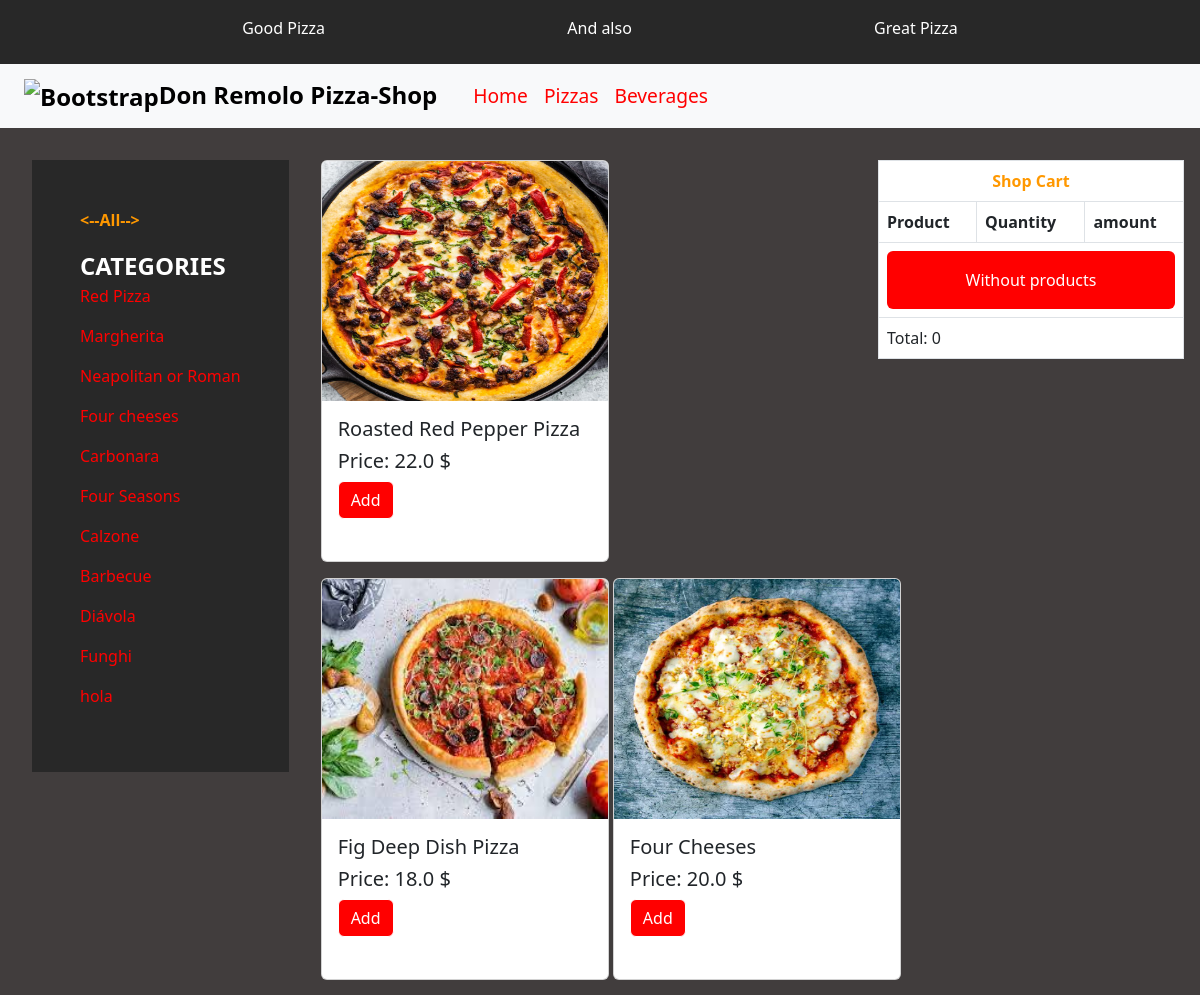
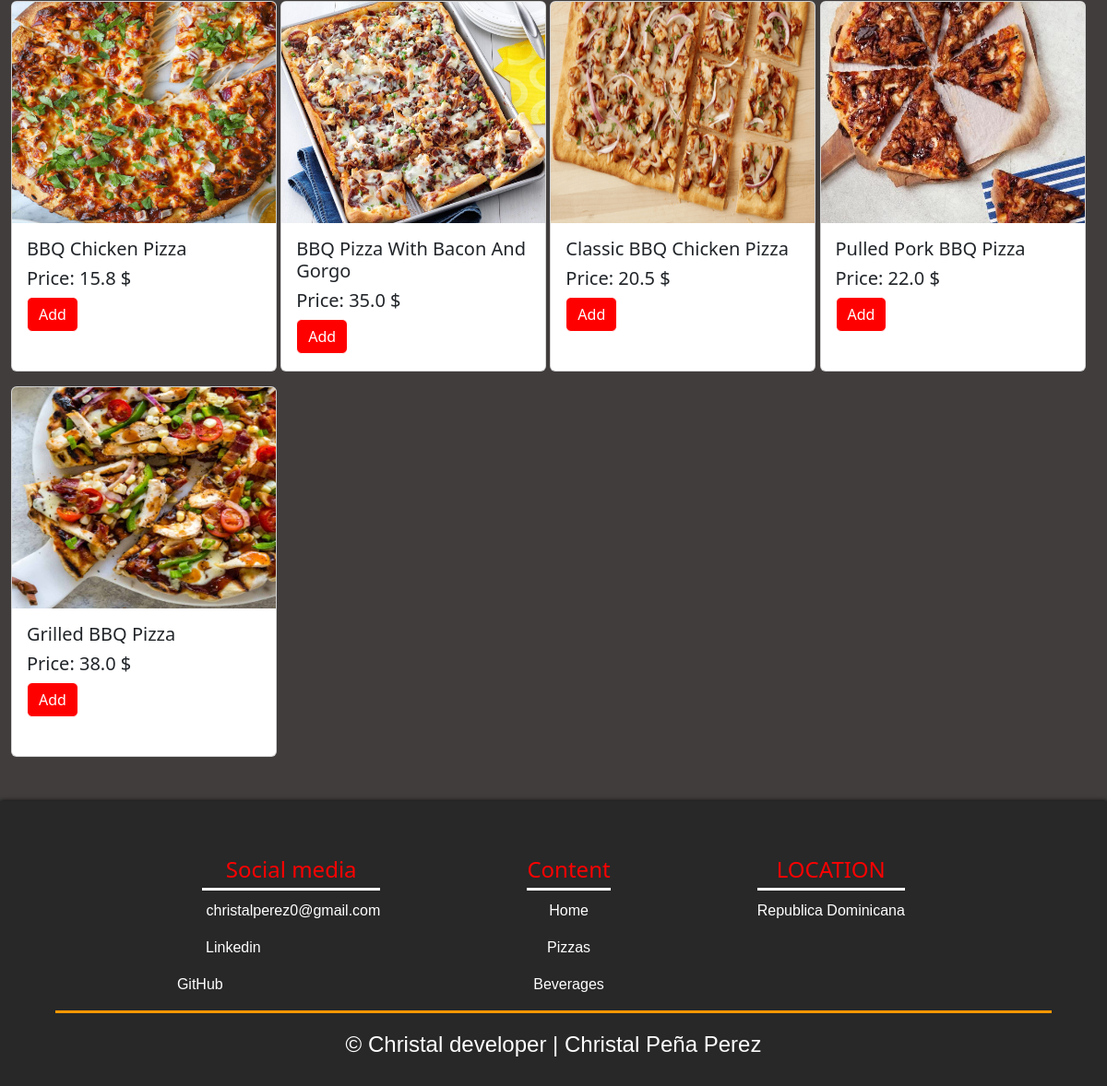
Page /pizzas/ on the committed database (2 pictures, top to bottom).
### PizzaApp/models.py (models this page shows, shortened)
class Category(models.Model):
    categories = models.CharField(max_length=30)
    created = models.DateTimeField(auto_now_add=True)
    updated = models.DateTimeField(auto_now_add=True)
    class Meta:
        verbose_name = 'Category'
        verbose_name_plural = 'Categories'

class Pizza(models.Model):
    name = models.CharField(max_length=30)
    category = models.ManyToManyField(Category)
    price = models.FloatField()
    image = models.ImageField(upload_to='PizzaImages')
    created = models.DateTimeField(auto_now_add=True)
    updated = models.DateTimeField(auto_now_add=True)
    class Meta:
        verbose_name = 'Pizza'
        verbose_name_plural = 'Pizzas'

### PizzaApp/views.py (the view)
# urls.py: path('pizzas/',include('PizzaApp.urls')),
def pizzas(request):
    data = models.Pizza.objects.all()
    ctg = models.Category.objects.all()
    return render (request,'PizzasApp/pizzas.html',{'data':data,'ctg':ctg})

### Cart/context_processor.py (called while the page is built)
def import_total_cart(request):
    cart = Cart(request)
    total=0
    for key,value in request.session['cart'].items():
        total= total+(float(value['price'])*value['quantity'])
    return {'import_total_cart':total}

### PizzaApp/templates/PizzasApp/pizzas.html (shortened to what this page needs)
{% extends 'mainpage/fathertemplate.html' %}
{% load static %}
    {% block content %}
    <div class="fathet-container" style="margin-top: 1rem;" >
        <div style="float: right; margin: 1rem;" class="cart">
            {% include "cart/widget.html" %}
        </div>
        <section style="float: left; margin: 0% 1rem;">
            <div class="category-container">
                <p><a style="text-decoration: none;color: #ff9800;font-weight: 700" href="{% url 'beverages' %}"> <--All--> </a></p>
                <strong style="font-size: x-large;">CATEGORIES</strong>
                {% for ctg in ctg %}
                    <p><a class="pizza-types" href="{% url 'pizza_categories' ctg.id %}">{{ctg.categories}}</a></p>
                {% endfor %}
            </div>
        </section>
        <section style="margin:auto;align-items: center;" class="cards-container container-fluid"  >
        {% if data %}
        <div style="margin-bottom: 3rem;">
            {% for data in data %}
            <div style="display: inline-block; margin-top: 1rem;" >
                <div class="card" style="width: 18rem;">
                    <img style="height: 15rem;" src="{{data.image.url}}"  class="card-img-top" alt="...">
                    <div class="card-body" style="height: 10rem;">
                    <h5 class="card-title">{{data.name}} </h5>
                    <h5>Price: {{data.price}} $</h5>
                    <a href="{% url 'cart:add' data.name %}" class="btn btn-primary">Add</a>
                    </div>
                </div>
            </div>
            {% endfor %}
        </div>
        {% else %}
            <div class="notpizza" >
                <p style="margin: auto;">We are working in this</p>
            </div>
        {% endif %}
        </section>
    </div>
    {% endblock %}

### HomeApp/templates/mainpage/fathertemplate.html (shortened to what this page needs)
{% load static %}
<!DOCTYPE html>
<html lang="en">
<head>
    <link href="https://cdn.jsdelivr.net/npm/bootstrap@5.3.0-alpha1/dist/css/bootstrap.min.css" rel="stylesheet">
    <link rel="stylesheet" href="{% static 'pizzashop/css/pizzashop.css' %}?6.8" media="all">
</head>
<header>
    <div class=" nav-inf d-flex justify-content-evenly">
        <p>Good Pizza</p>
        <P>And also</P>
        <p>Great Pizza</p>
    </div>
    <nav class="navbar navbar-expand-lg bg-body-tertiary" >
        <div class="container-fluid nav-content">
          <a class="navbar-brand" href="{% url 'mainpage' %}"><div class="container" style="font-weight: 600;font-size: x-large;">
                <img src="https://img.favpng.com/6/4/15/pizza-take-out-fast-food-computer-icons-menu-png-favpng-QS2m3SXsuWLNMNNTyYJHKapi1.jpg" alt="Bootstrap" width="70" height="44">Don Remolo Pizza-Shop
            </div></a>
          <div class="collapse navbar-collapse" id="navbarSupportedContent">
            <ul class="navbar-nav me-auto mb-2 mb-lg-0">
              <li class="nav-item">
                <a class="nav-link" aria-current="page" href="{% url 'mainpage' %}">Home</a>
              </li>
              <li class="nav-item">
                <a class="nav-link" href="{% url 'pizzas' %}">Pizzas</a>
              </li>
              <li class="nav-item">
                <a class="nav-link" href="{% url 'beverages' %}">Beverages</a>
              </li>
            </ul>
          </div>
        </div>
      </nav>
</header>
<body>
    {% block content %}
    {% endblock %}
</body>
<footer>
  <div class="container_footer">
    <div class="content-footer">
      <h4>Social media</h4>
      <p><img style="height: 30px;" src="https://upload.wikimedia.org/wikipedia/commons/thumb/7/7e/Gmail_icon_%282020%29.svg/2560px-Gmail_icon_%282020%29.svg.png" alt=""> christalperez0@gmail.com</p>
      <p style="text-align: left;" ><a href="https://www.linkedin.com/in/christal-pe%C3%B1a-p%C3%A9rez-15b1b4251/"></a>Linkedin</p>
      <p style="text-align:start; margin-left: -1rem;" ><a href="https://github.com/Christalpena"><img style="height: 40px;margin-right: -0.7rem;" src="https://www.pngmart.com/files/22/GitHub-PNG-Isolated-Photo.png" alt=""></a>GitHub</p>
    </div>
    <div class="content-footer">
      <h4>Content</h4>
      <p>Home</p>
      <p>Pizzas</p>
      <p>Beverages</p>
    </div>
    <div class="content-footer">
      <h4>LOCATION</h4>
      <p>Republica Dominicana</p>
    </div>
  </div>
  <h2 class="last-titule">&copy; Christal developer | Christal Peña Perez</h2>
</footer>
</html>

### HomeApp/templates/cart/widget.html (shortened to what this page needs)
<!DOCTYPE html>
<html lang="en">
<head>
</head>
<body>
    <section style="margin-bottom: 4rem;">
        <table class="table table-bordered" style="width: 18rem;">
            <thead>
                <tr>
                    <th colspan="3" class="text-center" style="color: #ff9800;">
                        Shop Cart
                    </th>
                </tr>
                <tr>
                    <th>Product</th>
                    <th>Quantity</th>
                    <th>amount</th>
                </tr>
            </thead>
            <tbody>
                {% if request.session.cart.items %}
                    {% for key, value in request.session.cart.items %}
                    <tr class="text-center">
                        <td style="font-weight: 500;
                        ">{{value.name}} <br>${{value.price}} </td>
                        <td style="color: red;font-weight: 500;">{{value.quantity}} </td>
                        <td>
                            <a class="btn btn-primary" href="{% url 'cart:add' value.name %}">+</a>
                            <a class="btn btn-primary" href="{% url 'cart:subtract' value.name %}">-</a><br>
                        </td>
                    </tr>
                    {% endfor %}
                {% else %}
                    <tr>
                        <td colspan="3">
                            <div class="alert alert-danger text-center" style="width: 18rem;">
                                Without products
                            </div>
                        </td>
                    </tr>
                {% endif %}
            </tbody>
            <tfoot>
                <tr>
                    <td colspan="3">
                        Total: {{import_total_cart}}
                    </td>
                </tr>
            </tfoot>
        </table>
    </section>
</body>
</html>

### HomeApp/static/pizzashop/css/pizzashop.css (style rules this page uses)
body { background-color: rgb(65, 61, 61); }
.nav-inf { height: 4rem; background-color: rgb(40, 40, 40); color: white; padding-top: 1rem; }
.table { padding: 3rem; background-color: rgb(40, 40, 40); color: white; }
.category-container { padding: 3rem; background-color: rgb(40, 40, 40); color: white; margin-bottom: 3rem; margin: 1rem; }
.pizza-types { color: red; font-size:medium; font-weight: 500; text-decoration: none; }
.alert { color: white; background-color: red; border-color: transparent; width: 90rem; margin: auto; text-align: center; }
.btn { color: #ff9800; border-color: #ff9800; }
.btn-primary { background-color: red; color: white; border-color: white; }
footer { background-color: rgb(40, 40, 40); padding: 60px 0 30px 0; box-shadow: 0px 0px 5px black; position: relative; width: 100%; bottom: 0; margin-top: 10em; margin-top: 30px; }
.container_footer { display: flex; width: 90%; justify-content: space-evenly; margin: auto; border-bottom: 3px solid #ff9800; }
.content-footer { text-align: center; }
.content-footer h4 { color: red; border-bottom: 3px solid white; padding-bottom: 5px; margin-bottom: 10px; }
.content-footer p { font-family: 'Aclonica', sans-serif; color: white; }
.last-titule { text-align: center; font-size: 24px; margin: 20px 0 0 0; font-family: 'Aclonica', sans-serif; color: white; }
.content-footer p a { text-decoration: none; color: white; }
.nav-link { font-weight: 500; font-size: larger; color: red; }

### rows in the picture
Category: categories "Red Pizza"
Category: categories "Margherita"
Category: categories "Neapolitan or Roman"
Category: categories "Four cheeses"
Category: categories "Carbonara"
Category: categories "Four Seasons"
Category: categories "Calzone"
Category: categories "Barbecue"
Category: categories "Diávola"
Category: categories "Funghi"
Category: categories "hola"
Pizza: image (picture), name "Roasted Red Pepper Pizza", price "22.0"
Pizza: image (picture), name "Fig Deep Dish Pizza", price "18.0"
Pizza: image (picture), name "Four Cheeses", price "20.0"
Pizza: image (picture), name "BBQ Chicken Pizza", price "15.8"
Pizza: image (picture), name "BBQ Pizza With Bacon And Gorgo", price "35.0"
Pizza: image (picture), name "Classic BBQ Chicken Pizza", price "20.5"
Pizza: image (picture), name "Pulled Pork BBQ Pizza", price "22.0"
Pizza: image (picture), name "Grilled BBQ Pizza", price "38.0"

### other values in the picture
{{ import_total_cart }} "0"
